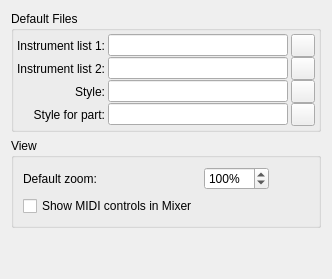
     <widget class="QWidget" name="tabScore">
      <property name="accessibleName">
       <string>Score Tab</string>
      </property>
      <attribute name="title">
       <string>Score</string>
      </attribute>
      <layout class="QGridLayout" name="gridLayout61">
       <item row="1" column="0">
        <widget class="QGroupBox" name="groupBox_19">
         <property name="title">
          <string>View</string>
         </property>
         <layout class="QGridLayout" name="gridLayout_7">
          <item row="0" column="1">
           <widget class="QDoubleSpinBox" name="scale">
            <property name="toolTip">
             <string>Default scale for new score views</string>
            </property>
            <property name="accessibleName">
             <string>Default zoom</string>
            </property>
            <property name="accessibleDescription">
             <string>default scale for new score views</string>
            </property>
            <property name="suffix">
             <string notr="true">%</string>
            </property>
            <property name="decimals">
             <number>0</number>
            </property>
            <property name="minimum">
             <double>5.000000000000000</double>
            </property>
            <property name="maximum">
             <double>1600.000000000000000</double>
            </property>
            <property name="singleStep">
             <double>20.000000000000000</double>
            </property>
            <property name="value">
             <double>100.000000000000000</double>
            </property>
           </widget>
          </item>
          <item row="0" column="0">
           <widget class="QLabel" name="label_48">
            <property name="text">
             <string>Default zoom:</string>
            </property>
           </widget>
          </item>
          <item row="0" column="2">
           <spacer name="horizontalSpacer_17">
            <property name="orientation">
             <enum>Qt::Horizontal</enum>
            </property>
            <property name="sizeHint" stdset="0">
             <size>
              <width>40</width>
              <height>20</height>
             </size>
            </property>
           </spacer>
          </item>
          <item row="1" column="0">
           <widget class="QCheckBox" name="showMidiControls">
            <property name="text">
             <string>Show MIDI controls in Mixer</string>
            </property>
           </widget>
          </item>
         </layout>
        </widget>
       </item>
       <item row="0" column="0">
        <widget class="QGroupBox" name="groupBox_39">
         <property name="title">
          <string>Default Files</string>
         </property>
         <layout class="QGridLayout" name="_23">
          <property name="leftMargin">
           <number>3</number>
          </property>
          <property name="topMargin">
           <number>3</number>
          </property>
          <property name="rightMargin">
           <number>3</number>
          </property>
          <property name="bottomMargin">
           <number>3</number>
          </property>
          <property name="horizontalSpacing">
           <number>3</number>
          </property>
          <property name="verticalSpacing">
           <number>0</number>
          </property>
          <item row="1" column="0">
           <widget class="QLabel" name="label_90">
            <property name="text">
             <string>Instrument list 2:</string>
            </property>
            <property name="alignment">
             <set>Qt::AlignRight|Qt::AlignTrailing|Qt::AlignVCenter</set>
            </property>
           </widget>
          </item>
          <item row="0" column="2">
           <widget class="QToolButton" name="instrumentList1Button">
            <property name="focusPolicy">
             <enum>Qt::StrongFocus</enum>
            </property>
            <property name="accessibleName">
             <string>Choose Instrument list 1</string>
            </property>
            <property name="accessibleDescription">
             <string>Opens a file dialog for selecting a instrument list file</string>
            </property>
            <property name="text">
             <string/>
            </property>
            <property name="icon">
             <iconset resource="musescore.qrc">
              <normaloff>:/data/icons/document-open.svg</normaloff>:/data/icons/document-open.svg</iconset>
            </property>
           </widget>
          </item>
          <item row="0" column="0">
           <widget class="QLabel" name="label_85">
            <property name="text">
             <string>Instrument list 1:</string>
            </property>
            <property name="alignment">
             <set>Qt::AlignRight|Qt::AlignTrailing|Qt::AlignVCenter</set>
            </property>
           </widget>
          </item>
          <item row="0" column="1">
           <widget class="QLineEdit" name="instrumentList1">
            <property name="accessibleName">
             <string>Instrument list 1</string>
            </property>
            <property name="accessibleDescription">
             <string>Insert path to a instrument list file</string>
            </property>
           </widget>
          </item>
          <item row="2" column="0">
           <widget class="QLabel" name="label_87">
            <property name="text">
             <string>Style:</string>
            </property>
            <property name="alignment">
             <set>Qt::AlignRight|Qt::AlignTrailing|Qt::AlignVCenter</set>
            </property>
           </widget>
          </item>
          <item row="2" column="1">
           <widget class="QLineEdit" name="defaultStyle">
            <property name="accessibleName">
             <string>Style</string>
            </property>
            <property name="accessibleDescription">
             <string>Insert path to style file</string>
            </property>
           </widget>
          </item>
          <item row="2" column="2">
           <widget class="QToolButton" name="defaultStyleButton">
            <property name="focusPolicy">
             <enum>Qt::StrongFocus</enum>
            </property>
            <property name="accessibleName">
             <string>Choose style</string>
            </property>
            <property name="accessibleDescription">
             <string>Opens a file dialog for selecting a style file</string>
            </property>
            <property name="text">
             <string notr="true"/>
            </property>
            <property name="icon">
             <iconset resource="musescore.qrc">
              <normaloff>:/data/icons/document-open.svg</normaloff>:/data/icons/document-open.svg</iconset>
            </property>
           </widget>
          </item>
          <item row="3" column="0">
           <widget class="QLabel" name="label_28">
            <property name="text">
             <string>Style for part:</string>
            </property>
            <property name="alignment">
             <set>Qt::AlignRight|Qt::AlignTrailing|Qt::AlignVCenter</set>
            </property>
           </widget>
          </item>
          <item row="3" column="1">
           <widget class="QLineEdit" name="partStyle">
            <property name="accessibleName">
             <string>Style for part</string>
            </property>
            <property name="accessibleDescription">
             <string>Insert path to style file for part</string>
            </property>
           </widget>
          </item>
          <item row="3" column="2">
           <widget class="QToolButton" name="partStyleButton">
            <property name="focusPolicy">
             <enum>Qt::StrongFocus</enum>
            </property>
            <property name="accessibleName">
             <string>Choose style for part</string>
            </property>
            <property name="accessibleDescription">
             <string>Opens a file dialog for selecting a style file for part</string>
            </property>
            <property name="text">
             <string notr="true"/>
            </property>
            <property name="icon">
             <iconset resource="musescore.qrc">
              <normaloff>:/data/icons/document-open.svg</normaloff>:/data/icons/document-open.svg</iconset>
            </property>
           </widget>
          </item>
          <item row="1" column="1">
           <widget class="QLineEdit" name="instrumentList2">
            <property name="accessibleName">
             <string>Instrument list 2</string>
            </property>
            <property name="accessibleDescription">
             <string>Insert path to a instrument list file</string>
            </property>
           </widget>
          </item>
          <item row="1" column="2">
           <widget class="QToolButton" name="instrumentList2Button">
            <property name="focusPolicy">
             <enum>Qt::StrongFocus</enum>
            </property>
            <property name="accessibleName">
             <string>Choose Instrument list 2</string>
            </property>
            <property name="accessibleDescription">
             <string>Opens a file dialog for selecting a instrument list file</string>
            </property>
            <property name="text">
             <string notr="true"/>
            </property>
            <property name="icon">
             <iconset resource="musescore.qrc">
              <normaloff>:/data/icons/document-open.svg</normaloff>:/data/icons/document-open.svg</iconset>
            </property>
           </widget>
          </item>
         </layout>
        </widget>
       </item>
       <item row="3" column="0">
        <spacer name="verticalSpacer_7">
         <property name="orientation">
          <enum>Qt::Vertical</enum>
         </property>
         <property name="sizeHint" stdset="0">
          <size>
           <width>20</width>
           <height>40</height>
          </size>
         </property>
        </spacer>
       </item>
      </layout>
     </widget>
